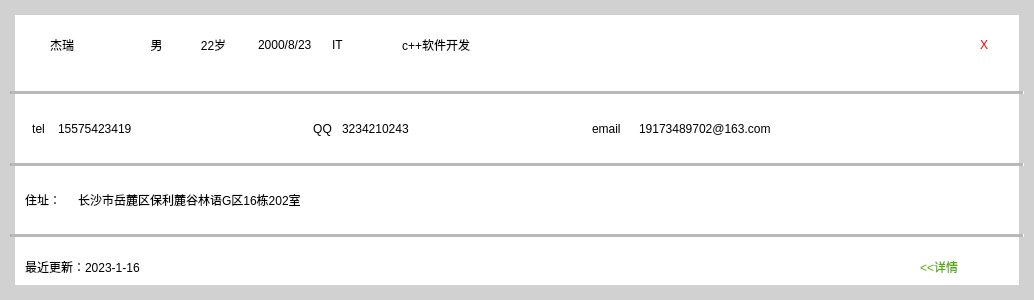
<?xml version="1.0" encoding="UTF-8"?>
<ui version="4.0">
 <class>PersonInfoDisplayKit</class>
 <widget class="QWidget" name="PersonInfoDisplayKit">
  <property name="geometry">
   <rect>
    <x>0</x>
    <y>0</y>
    <width>1034</width>
    <height>300</height>
   </rect>
  </property>
  <property name="windowTitle">
   <string>Form</string>
  </property>
  <property name="styleSheet">
   <string notr="true">background-color: rgb(255, 255, 255);</string>
  </property>
  <layout class="QGridLayout" name="gridLayout">
   <property name="leftMargin">
    <number>0</number>
   </property>
   <property name="topMargin">
    <number>0</number>
   </property>
   <property name="rightMargin">
    <number>0</number>
   </property>
   <property name="bottomMargin">
    <number>0</number>
   </property>
   <property name="spacing">
    <number>0</number>
   </property>
   <item row="0" column="0">
    <widget class="QWidget" name="widget" native="true">
     <property name="styleSheet">
      <string notr="true">#widget
{
	background-color: rgb(255, 255, 255);
	font: 16pt &quot;微软雅黑&quot;;
	color: rgb(0, 0, 0);
	border:15px;
	border-color: rgb(209, 209, 209);
	border-style: solid;
}
</string>
     </property>
     <layout class="QVBoxLayout" name="verticalLayout" stretch="3,1,2,1,2,1,2">
      <property name="leftMargin">
       <number>10</number>
      </property>
      <property name="topMargin">
       <number>0</number>
      </property>
      <property name="rightMargin">
       <number>10</number>
      </property>
      <property name="bottomMargin">
       <number>0</number>
      </property>
      <item>
       <layout class="QHBoxLayout" name="horizontalLayout_4" stretch="3,1,1,2,1,2,4,0,0">
        <property name="spacing">
         <number>20</number>
        </property>
        <property name="leftMargin">
         <number>15</number>
        </property>
        <property name="topMargin">
         <number>10</number>
        </property>
        <property name="rightMargin">
         <number>15</number>
        </property>
        <property name="bottomMargin">
         <number>5</number>
        </property>
        <item>
         <widget class="QLabel" name="label_personname">
          <property name="sizePolicy">
           <sizepolicy hsizetype="Expanding" vsizetype="Expanding">
            <horstretch>0</horstretch>
            <verstretch>0</verstretch>
           </sizepolicy>
          </property>
          <property name="styleSheet">
           <string notr="true">font: 20pt &quot;微软雅黑&quot;;
background-color: rgba(255, 255, 255,0);
color: rgb(0, 0, 0);</string>
          </property>
          <property name="text">
           <string>杰瑞</string>
          </property>
          <property name="alignment">
           <set>Qt::AlignCenter</set>
          </property>
         </widget>
        </item>
        <item>
         <spacer name="horizontalSpacer_2">
          <property name="orientation">
           <enum>Qt::Horizontal</enum>
          </property>
          <property name="sizeHint" stdset="0">
           <size>
            <width>13</width>
            <height>17</height>
           </size>
          </property>
         </spacer>
        </item>
        <item>
         <widget class="QLabel" name="label_personsex">
          <property name="sizePolicy">
           <sizepolicy hsizetype="Expanding" vsizetype="Expanding">
            <horstretch>0</horstretch>
            <verstretch>0</verstretch>
           </sizepolicy>
          </property>
          <property name="styleSheet">
           <string notr="true">font: 13pt &quot;微软雅黑&quot;;
background-color: rgba(255, 255, 255,0);
color: rgb(0, 0, 0);</string>
          </property>
          <property name="text">
           <string>男</string>
          </property>
          <property name="alignment">
           <set>Qt::AlignCenter</set>
          </property>
         </widget>
        </item>
        <item>
         <widget class="QLabel" name="label_personage">
          <property name="sizePolicy">
           <sizepolicy hsizetype="Expanding" vsizetype="Expanding">
            <horstretch>0</horstretch>
            <verstretch>0</verstretch>
           </sizepolicy>
          </property>
          <property name="styleSheet">
           <string notr="true">font: 13pt &quot;微软雅黑&quot;;
background-color: rgba(255, 255, 255,0);
color: rgb(0, 0, 0);</string>
          </property>
          <property name="text">
           <string>22岁</string>
          </property>
          <property name="alignment">
           <set>Qt::AlignCenter</set>
          </property>
         </widget>
        </item>
        <item>
         <widget class="QLabel" name="label_personbrithday">
          <property name="sizePolicy">
           <sizepolicy hsizetype="Expanding" vsizetype="Expanding">
            <horstretch>0</horstretch>
            <verstretch>0</verstretch>
           </sizepolicy>
          </property>
          <property name="styleSheet">
           <string notr="true">font: 13pt &quot;微软雅黑&quot;;
background-color: rgba(255, 255, 255,0);
color: rgb(0, 0, 0);</string>
          </property>
          <property name="text">
           <string>2000/8/23</string>
          </property>
          <property name="alignment">
           <set>Qt::AlignLeading|Qt::AlignLeft|Qt::AlignVCenter</set>
          </property>
         </widget>
        </item>
        <item>
         <widget class="QLabel" name="label_Industry">
          <property name="sizePolicy">
           <sizepolicy hsizetype="Expanding" vsizetype="Expanding">
            <horstretch>0</horstretch>
            <verstretch>0</verstretch>
           </sizepolicy>
          </property>
          <property name="styleSheet">
           <string notr="true">font: 13pt &quot;微软雅黑&quot;;
background-color: rgba(255, 255, 255,0);
color: rgb(0, 0, 0);</string>
          </property>
          <property name="text">
           <string>IT</string>
          </property>
          <property name="alignment">
           <set>Qt::AlignLeading|Qt::AlignLeft|Qt::AlignVCenter</set>
          </property>
         </widget>
        </item>
        <item>
         <widget class="QLabel" name="label_occupation">
          <property name="sizePolicy">
           <sizepolicy hsizetype="Expanding" vsizetype="Expanding">
            <horstretch>0</horstretch>
            <verstretch>0</verstretch>
           </sizepolicy>
          </property>
          <property name="styleSheet">
           <string notr="true">font: 13pt &quot;微软雅黑&quot;;
background-color: rgba(255, 255, 255,0);
color: rgb(0, 0, 0);</string>
          </property>
          <property name="text">
           <string>c++软件开发</string>
          </property>
          <property name="alignment">
           <set>Qt::AlignLeading|Qt::AlignLeft|Qt::AlignVCenter</set>
          </property>
         </widget>
        </item>
        <item>
         <spacer name="horizontalSpacer">
          <property name="orientation">
           <enum>Qt::Horizontal</enum>
          </property>
          <property name="sizeHint" stdset="0">
           <size>
            <width>438</width>
            <height>20</height>
           </size>
          </property>
         </spacer>
        </item>
        <item>
         <widget class="QPushButton" name="buttonDelete">
          <property name="sizePolicy">
           <sizepolicy hsizetype="Minimum" vsizetype="Minimum">
            <horstretch>0</horstretch>
            <verstretch>0</verstretch>
           </sizepolicy>
          </property>
          <property name="minimumSize">
           <size>
            <width>50</width>
            <height>50</height>
           </size>
          </property>
          <property name="maximumSize">
           <size>
            <width>50</width>
            <height>50</height>
           </size>
          </property>
          <property name="styleSheet">
           <string notr="true">color: rgb(255, 0, 0);
background-color: rgba(255, 255, 255,0);
font: 20pt &quot;微软雅黑&quot;;
border:none;</string>
          </property>
          <property name="text">
           <string>X</string>
          </property>
         </widget>
        </item>
       </layout>
      </item>
      <item>
       <widget class="Line" name="line">
        <property name="midLineWidth">
         <number>3</number>
        </property>
        <property name="orientation">
         <enum>Qt::Horizontal</enum>
        </property>
       </widget>
      </item>
      <item>
       <layout class="QHBoxLayout" name="horizontalLayout_5" stretch="2,2,3">
        <property name="leftMargin">
         <number>15</number>
        </property>
        <property name="rightMargin">
         <number>15</number>
        </property>
        <item>
         <layout class="QHBoxLayout" name="horizontalLayout" stretch="1,9">
          <item>
           <widget class="QLabel" name="label">
            <property name="styleSheet">
             <string notr="true">font: 14pt &quot;微软雅黑&quot;;
background-color: rgba(255, 255, 255,0);
color: rgb(0, 0, 0);</string>
            </property>
            <property name="text">
             <string>tel</string>
            </property>
            <property name="alignment">
             <set>Qt::AlignCenter</set>
            </property>
           </widget>
          </item>
          <item>
           <widget class="QLabel" name="label_tel">
            <property name="styleSheet">
             <string notr="true">font: 11pt &quot;微软雅黑&quot;;
background-color: rgba(255, 255, 255,0);
color: rgb(0, 0, 0);</string>
            </property>
            <property name="text">
             <string>15575423419</string>
            </property>
           </widget>
          </item>
         </layout>
        </item>
        <item>
         <layout class="QHBoxLayout" name="horizontalLayout_2" stretch="1,9">
          <item>
           <widget class="QLabel" name="label_3">
            <property name="styleSheet">
             <string notr="true">font: 14pt &quot;微软雅黑&quot;;
background-color: rgba(255, 255, 255,0);
color: rgb(0, 0, 0);</string>
            </property>
            <property name="text">
             <string>QQ</string>
            </property>
            <property name="alignment">
             <set>Qt::AlignCenter</set>
            </property>
           </widget>
          </item>
          <item>
           <widget class="QLabel" name="label_qq">
            <property name="styleSheet">
             <string notr="true">font: 11pt &quot;微软雅黑&quot;;
background-color: rgba(255, 255, 255,0);
color: rgb(0, 0, 0);</string>
            </property>
            <property name="text">
             <string>3234210243</string>
            </property>
           </widget>
          </item>
         </layout>
        </item>
        <item>
         <layout class="QHBoxLayout" name="horizontalLayout_3" stretch="1,9">
          <item>
           <widget class="QLabel" name="label_5">
            <property name="styleSheet">
             <string notr="true">font: 14pt &quot;微软雅黑&quot;;
background-color: rgba(255, 255, 255,0);
color: rgb(0, 0, 0);</string>
            </property>
            <property name="text">
             <string>email</string>
            </property>
           </widget>
          </item>
          <item>
           <widget class="QLabel" name="label_email">
            <property name="styleSheet">
             <string notr="true">font: 11pt &quot;微软雅黑&quot;;
background-color: rgba(255, 255, 255,0);
color: rgb(0, 0, 0);</string>
            </property>
            <property name="text">
             <string>19173489702@163.com</string>
            </property>
           </widget>
          </item>
         </layout>
        </item>
       </layout>
      </item>
      <item>
       <widget class="Line" name="line_2">
        <property name="midLineWidth">
         <number>3</number>
        </property>
        <property name="orientation">
         <enum>Qt::Horizontal</enum>
        </property>
       </widget>
      </item>
      <item>
       <layout class="QHBoxLayout" name="horizontalLayout_6" stretch="1,20">
        <property name="leftMargin">
         <number>15</number>
        </property>
        <property name="rightMargin">
         <number>15</number>
        </property>
        <item>
         <widget class="QLabel" name="label_9">
          <property name="styleSheet">
           <string notr="true">font: 14pt &quot;微软雅黑&quot;;
background-color: rgba(255, 255, 255,0);
color: rgb(0, 0, 0);</string>
          </property>
          <property name="text">
           <string>住址：</string>
          </property>
          <property name="alignment">
           <set>Qt::AlignLeading|Qt::AlignLeft|Qt::AlignVCenter</set>
          </property>
         </widget>
        </item>
        <item>
         <widget class="QLabel" name="label_address">
          <property name="styleSheet">
           <string notr="true">font: 14pt &quot;微软雅黑&quot;;
background-color: rgba(255, 255, 255,0);
color: rgb(0, 0, 0);</string>
          </property>
          <property name="text">
           <string>长沙市岳麓区保利麓谷林语G区16栋202室</string>
          </property>
         </widget>
        </item>
       </layout>
      </item>
      <item>
       <widget class="Line" name="line_3">
        <property name="midLineWidth">
         <number>3</number>
        </property>
        <property name="orientation">
         <enum>Qt::Horizontal</enum>
        </property>
       </widget>
      </item>
      <item>
       <layout class="QHBoxLayout" name="horizontalLayout_7" stretch="3,3,1">
        <property name="leftMargin">
         <number>15</number>
        </property>
        <property name="rightMargin">
         <number>15</number>
        </property>
        <property name="bottomMargin">
         <number>10</number>
        </property>
        <item>
         <widget class="QLabel" name="label_recentupdate">
          <property name="styleSheet">
           <string notr="true">font: 14pt &quot;微软雅黑&quot;;
background-color: rgba(255, 255, 255,0);
color: rgb(0, 0, 0);</string>
          </property>
          <property name="text">
           <string>最近更新：2023-1-16</string>
          </property>
         </widget>
        </item>
        <item>
         <spacer name="horizontalSpacer_3">
          <property name="orientation">
           <enum>Qt::Horizontal</enum>
          </property>
          <property name="sizeHint" stdset="0">
           <size>
            <width>778</width>
            <height>20</height>
           </size>
          </property>
         </spacer>
        </item>
        <item>
         <widget class="QPushButton" name="buttondetail">
          <property name="sizePolicy">
           <sizepolicy hsizetype="Preferred" vsizetype="Expanding">
            <horstretch>0</horstretch>
            <verstretch>0</verstretch>
           </sizepolicy>
          </property>
          <property name="minimumSize">
           <size>
            <width>80</width>
            <height>0</height>
           </size>
          </property>
          <property name="styleSheet">
           <string notr="true">border:none;
background-color: rgba(255, 255, 255,0);
color: rgb(85, 170, 0);
font: 16pt &quot;微软雅黑&quot;;</string>
          </property>
          <property name="text">
           <string>&lt;&lt;详情</string>
          </property>
         </widget>
        </item>
       </layout>
      </item>
     </layout>
    </widget>
   </item>
  </layout>
 </widget>
 <resources/>
 <connections/>
</ui>
